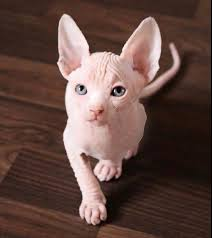
#> input picture Code/histogram/cat.jpeg, 212 x 238 px
$ python histogram.py
#> lines starting #> are read from the running program, lines starting #| are printed output that depends on the picture
import cv2
import matplotlib.pyplot as plt
# Load the image
image = cv2.imread('cat.jpeg')
#> image is the input picture: shape (238, 212, 3); mean B, G, R 65.8, 72.8, 98.1
# Convert the image to grayscale
gray_image = cv2.cvtColor(image, cv2.COLOR_BGR2GRAY)
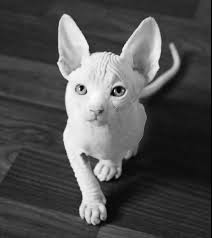
#> gray_image: shape (238, 212); min 0, max 253, mean 79.6
# Calculate the histogram
histogram = cv2.calcHist([gray_image], [0], None, [256], [0, 256])
#> histogram = 256 values, max 1157 at index 43, min 0 at index 254, mean 197.1
# Plot the grayscale image
plt.figure(figsize=(10, 5))
plt.subplot(1, 2, 1)
plt.imshow(gray_image, cmap='gray')
plt.title('Grayscale Image')
plt.axis('off')
# Plot the histogram
plt.subplot(1, 2, 2)
plt.plot(histogram, color='black')
plt.title('Histogram')
plt.xlabel('Pixel Intensity')
plt.ylabel('Frequency')
plt.tight_layout()
plt.show()
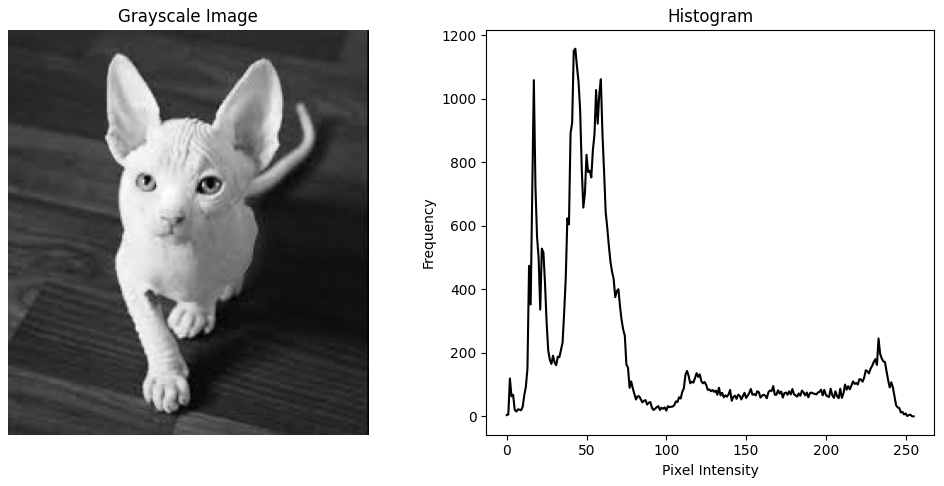
#> figure drawn by matplotlib, 2 panels; panel 2: curve peaks at x = 43, y = 1157
